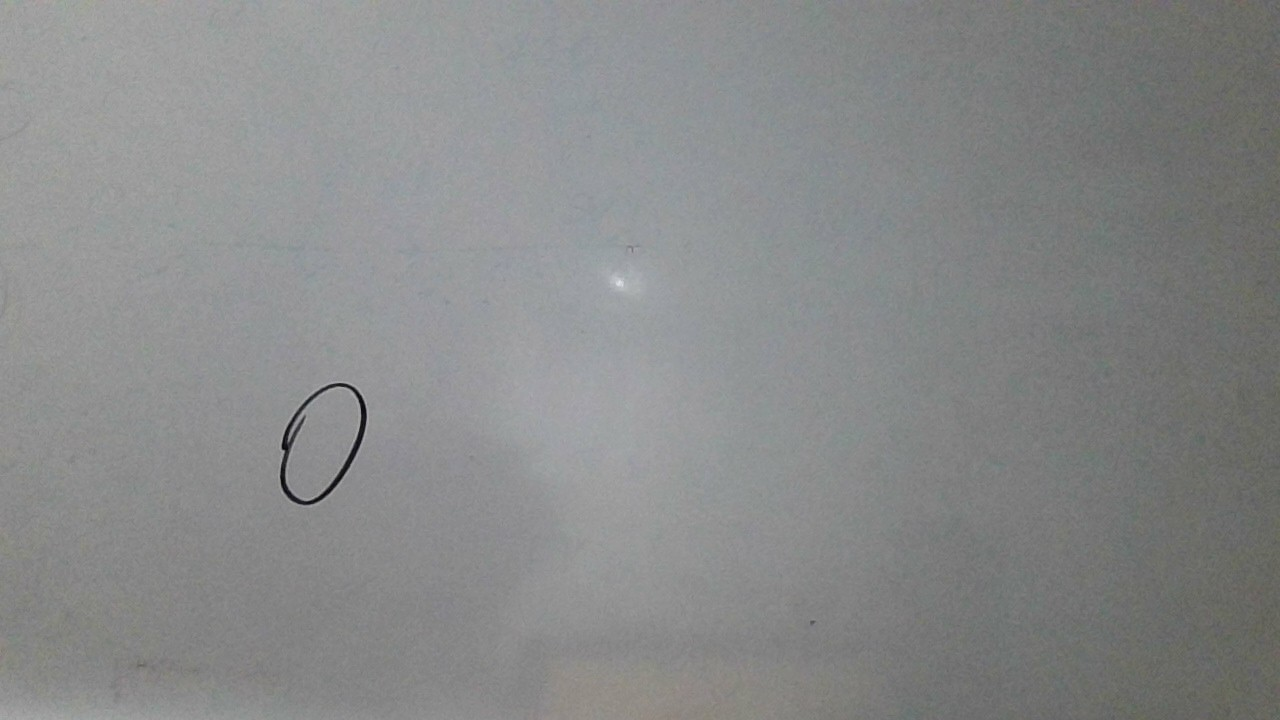
#> input picture Fotos/sergio_0_1.jpg, 1280 x 720 px, found by its file name
$ jupyter execute --allow-errors A3_2_Redes_Neuronales.ipynb
#> lines starting #> are read from the running program, lines starting #| are printed output that depends on the picture; after the words box and inside, x2 and y2 are one past the last pixel; in counts of white or black regions, pixels touching at a corner belong together
# Sergio Alejandro Zamora Davila

Tarea de redes Neuronales, reporte de clasificación de Dígitos

# 1. Entrenamiento del Modelo
Importación de librerías y carga de datos MNIST:

[cell 1]
import numpy as np
import matplotlib.pyplot as plt
import tensorflow as tf
from tensorflow.keras.datasets import mnist
from tensorflow.keras.models import Sequential
from tensorflow.keras.layers import Flatten, Dense
from tensorflow.keras.optimizers import Adam
from tensorflow.keras.callbacks import EarlyStopping
from matplotlib.ticker import MaxNLocator

#> (the rest of this cell did not finish here and is left out)

Construcción y entrenamiento del modelo:

#> (a cell that did not finish here is left out)

Gráficas de entrenamiento:

#> (a cell that did not finish here is left out)

Evaluación en conjunto de prueba:

#> (a cell that did not finish here is left out)

# 2. Evaluación con Imágenes Propias

Carga y procesamiento inicial de imágenes:

[cell 5]
import cv2
from google.colab import files
from sklearn.metrics import confusion_matrix, classification_report
import seaborn as sns

# Cargar imágenes
uploaded = files.upload()
#> the answer given: sergio_0_1.jpg
image_files = list(uploaded.keys())

# Organizar por dígito
digits_dict = {}
for filename in image_files:
    digit = filename.split('_')[1]
    if digit not in digits_dict:
        digits_dict[digit] = []
    digits_dict[digit].append(filename)

Procesamiento inicial y evaluación:

[cell 6]
def procesar_imagen(ruta_imagen):
#> called with ruta_imagen = 'sergio_0_1.jpg'
    imagen = cv2.imread(ruta_imagen, cv2.IMREAD_GRAYSCALE)
#> imagen: shape (720, 1280); min 2, max 229, mean 136.8
    _, thresh = cv2.threshold(imagen, 105, 255, cv2.THRESH_BINARY_INV)
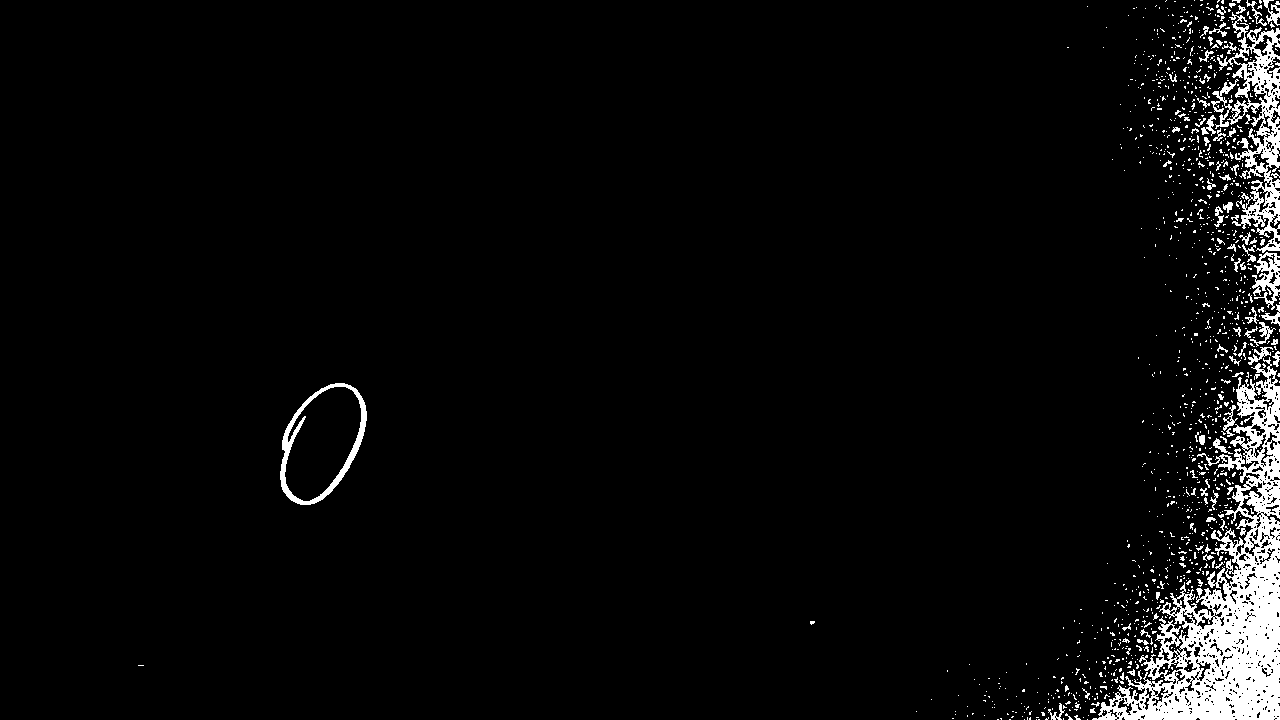
#> thresh: shape (720, 1280); 4.1% white; 1219 white regions (1134 under 20 px), largest, box (x1, y1, x2, y2) and area: (1092, 357, 1280, 720) 21580, (1211, 12, 1280, 253) 5479, (280, 383, 367, 505) 1721
    resized = cv2.resize(thresh, (28, 28))
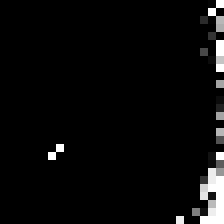
#> resized: shape (28, 28) (shown 8 times larger); min 0, max 255, mean 9.9
    return imagen, thresh, resized

def predecir_digito(imagen_redimensionada):
    input_image = imagen_redimensionada.reshape(1, 28, 28, 1)
    prediction = model.predict(input_image, verbose=0)
    predicted_label = np.argmax(prediction)
    return prediction, predicted_label

# Evaluar todas las imágenes
etiquetas_reales_completas = []
etiquetas_predichas_completas = []

#> (the rest of this cell did not finish here and is left out)

Matriz de confusión inicial:

[cell 7]
matriz_confusion_inicial = confusion_matrix(etiquetas_reales_completas, etiquetas_predichas_completas)

plt.figure(figsize=(8, 6))
#> (the rest of this cell did not finish here and is left out)

# 3. Procesamiento Mejorado

Primero haré una mejora en la predicción, utilizando Binarización adaptativa y limpieza de imagen, utilizando Binarización adaptativa en lugar de threshold fijo, Filtrado Gaussiano para reducir ruido y operaciones morfológicas para limpiar la imagen

[cell 8]
def procesar_imagen_mejorada(ruta_imagen):
    # Cargar imagen
#> called with ruta_imagen = 'sergio_0_1.jpg'
    imagen = cv2.imread(ruta_imagen, cv2.IMREAD_GRAYSCALE)

    # 1. Suavizado para reducir ruido
    imagen_suavizada = cv2.GaussianBlur(imagen, (3, 3), 0)

    # 2. Binarización adaptativa (MEJORA PRINCIPAL)
    imagen_binaria = cv2.adaptiveThreshold(imagen_suavizada, 255,
                                         cv2.ADAPTIVE_THRESH_GAUSSIAN_C,
                                         cv2.THRESH_BINARY_INV, 11, 2)
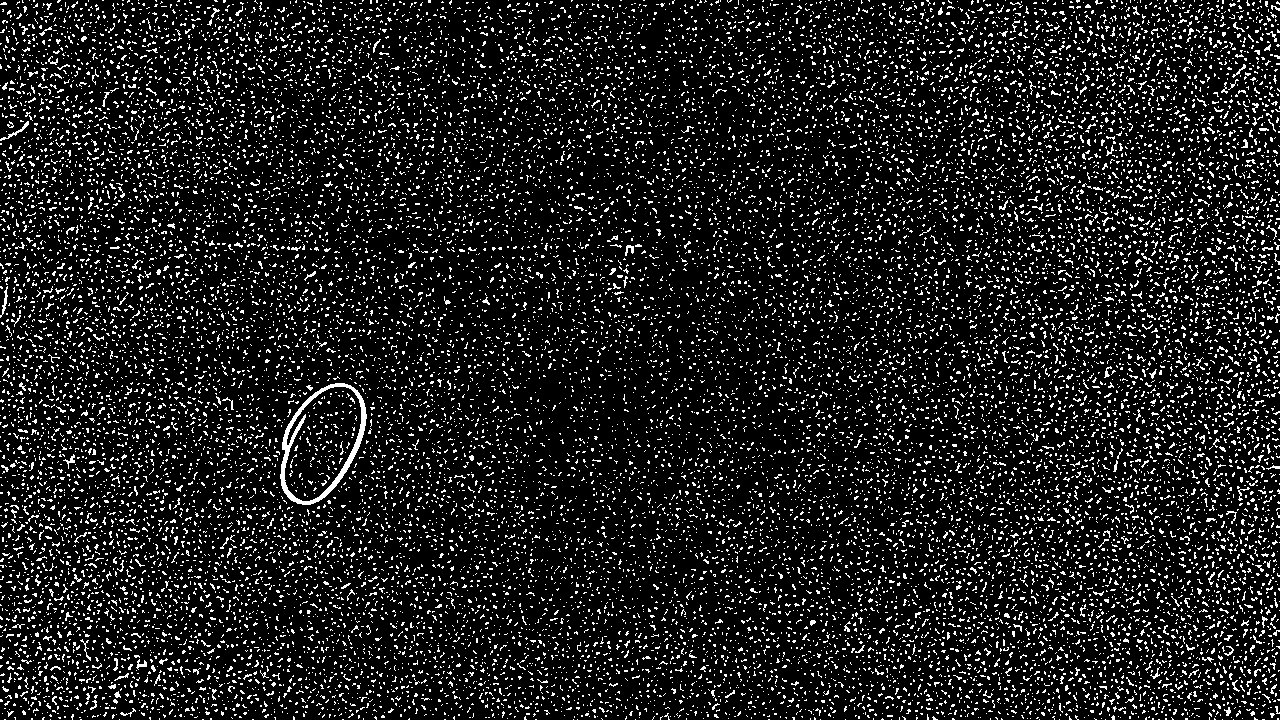
#> imagen_binaria: shape (720, 1280); 11.5% white in thin lines or dots

    # 3. Operaciones morfológicas para limpiar
    kernel = np.ones((2, 2), np.uint8)
    imagen_limpia = cv2.morphologyEx(imagen_binaria, cv2.MORPH_OPEN, kernel)
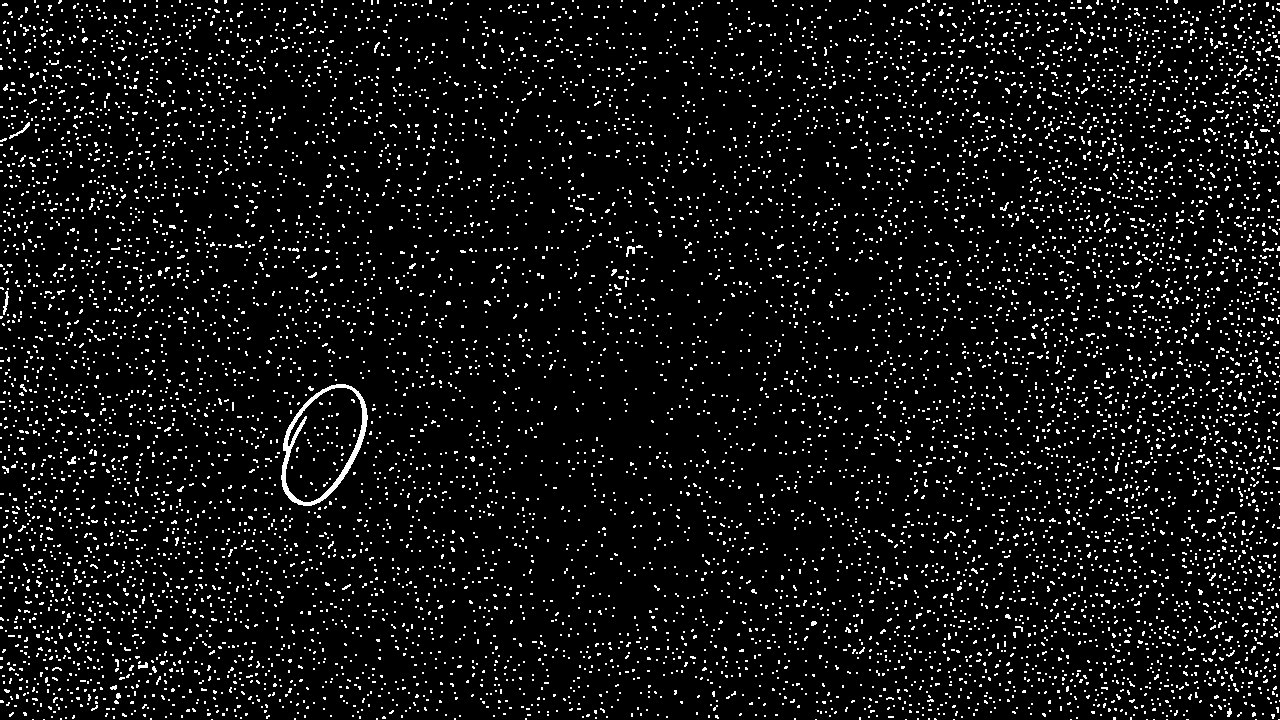
#> imagen_limpia: shape (720, 1280); 6.5% white in thin lines or dots

    # 4. Redimensionar
    imagen_redimensionada = cv2.resize(imagen_limpia, (28, 28), interpolation=cv2.INTER_AREA)
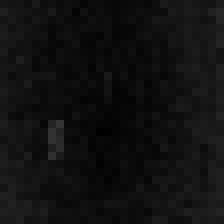
#> imagen_redimensionada: shape (28, 28) (shown 8 times larger); min 0, max 52, mean 16.5

    # 5. Normalizar
    imagen_normalizada = imagen_redimensionada / 255.0
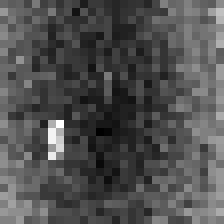
#> imagen_normalizada: shape (28, 28) float64 (shown 8 times larger); min 0, max 0.204, mean 0.0646; drawn with min black and max white

    return imagen, imagen_binaria, imagen_redimensionada, imagen_normalizada

$ run again, on Fotos/sergio_0_3.jpg
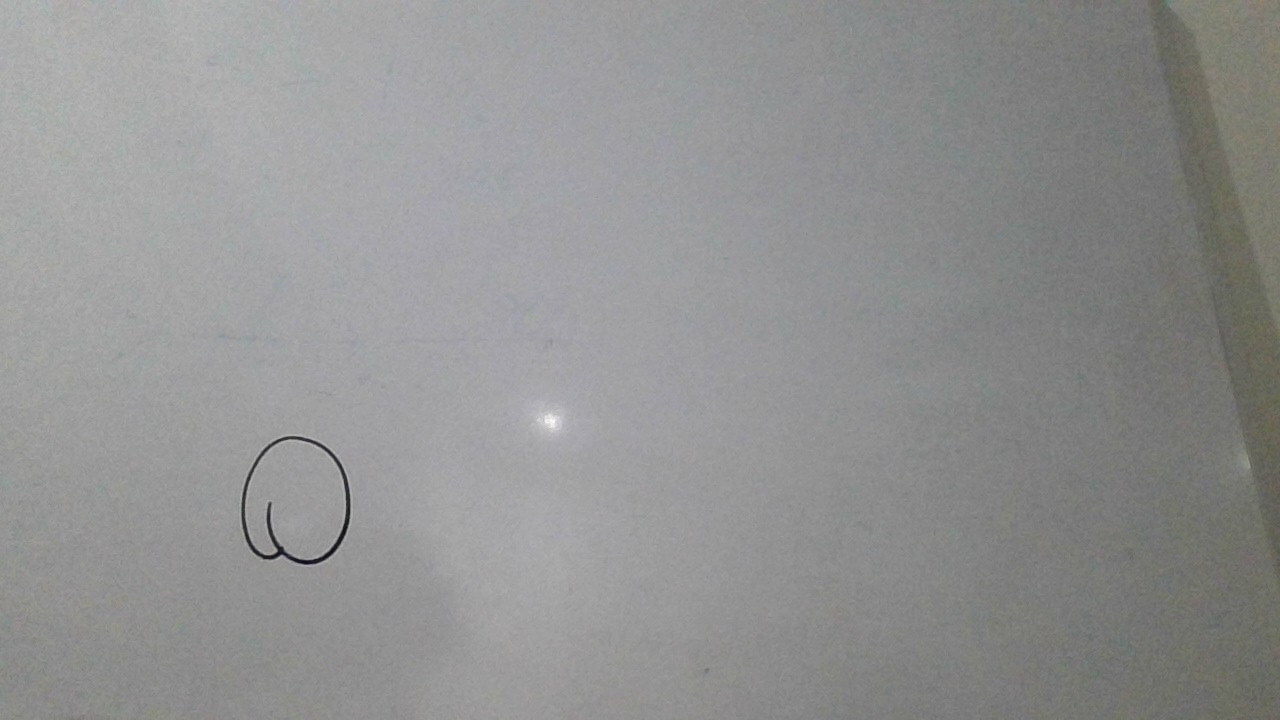
#> input picture Fotos/sergio_0_3.jpg, 1280 x 720 px, found by its file name
#> in procesar_imagen, `_, thresh = cv2.threshold(imagen, 105, 255, cv2.THRESH_BINARY_INV)`:
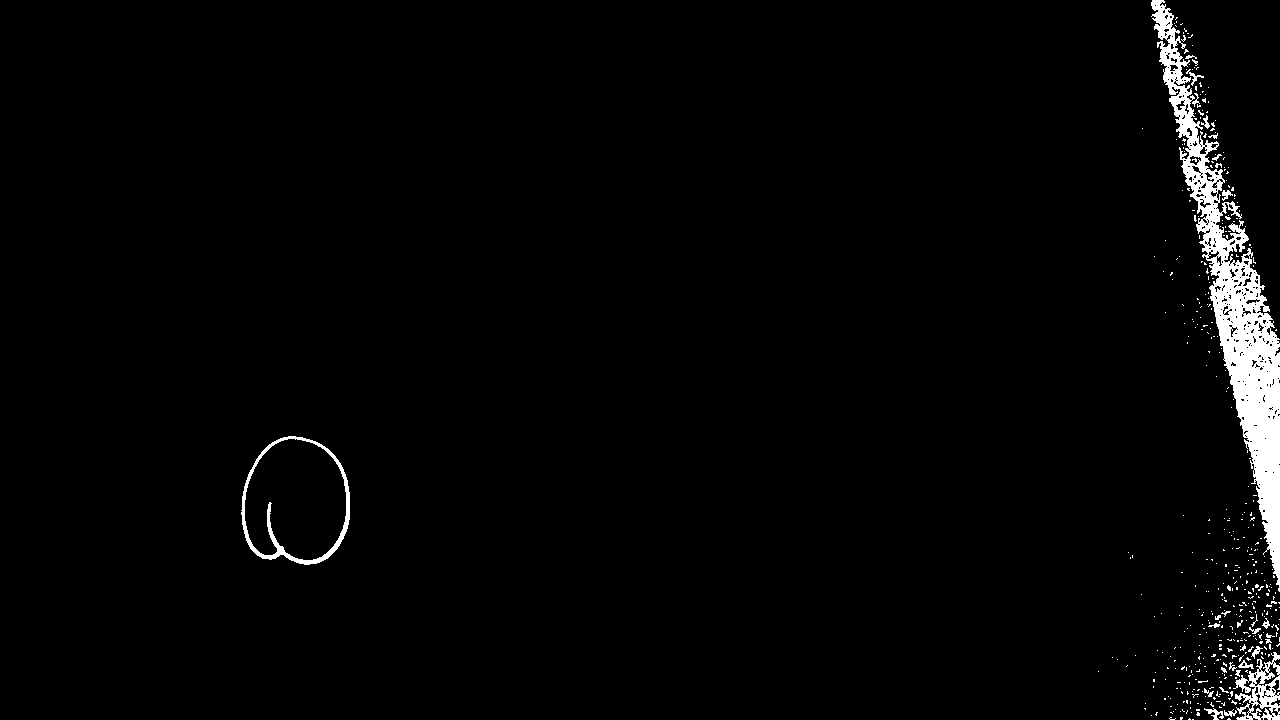
#> thresh: shape (720, 1280); 2.3% white; 472 white regions (445 under 20 px), largest, box (x1, y1, x2, y2) and area: (1151, 0, 1280, 592) 16043, (241, 436, 350, 565) 1646, (1233, 652, 1280, 720) 1417
#> imagen_binaria: shape (720, 1280); 11.9% white in thin lines or dots
#> imagen_limpia: shape (720, 1280); 6.7% white in thin lines or dots
#> in procesar_imagen_mejorada, `imagen_normalizada = imagen_redimensionada / 255.0`:
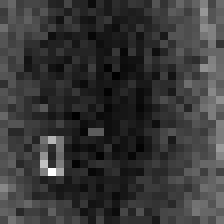
#> imagen_normalizada: shape (28, 28) float64 (shown 8 times larger); min 0.00784, max 0.278, mean 0.0674; drawn with min black and max white

$ run again, on Fotos/sergio_0_5.jpg
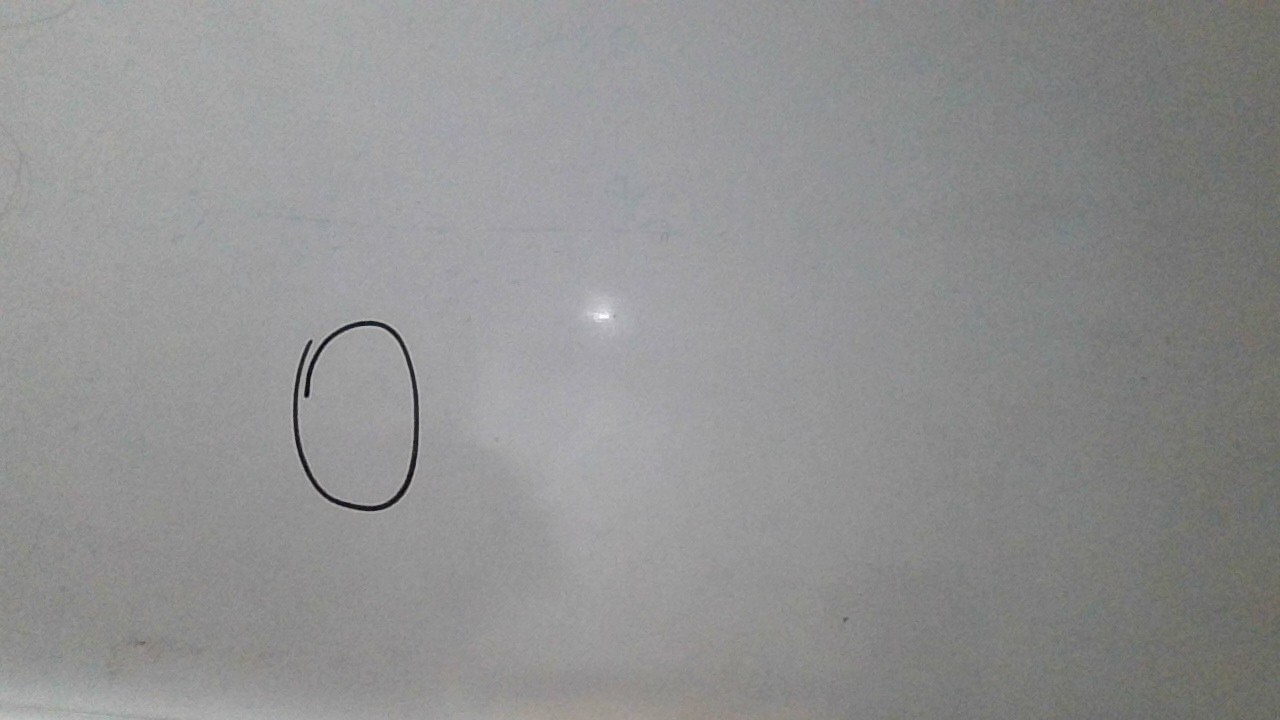
#> input picture Fotos/sergio_0_5.jpg, 1280 x 720 px, found by its file name
#> in procesar_imagen, `_, thresh = cv2.threshold(imagen, 105, 255, cv2.THRESH_BINARY_INV)`:
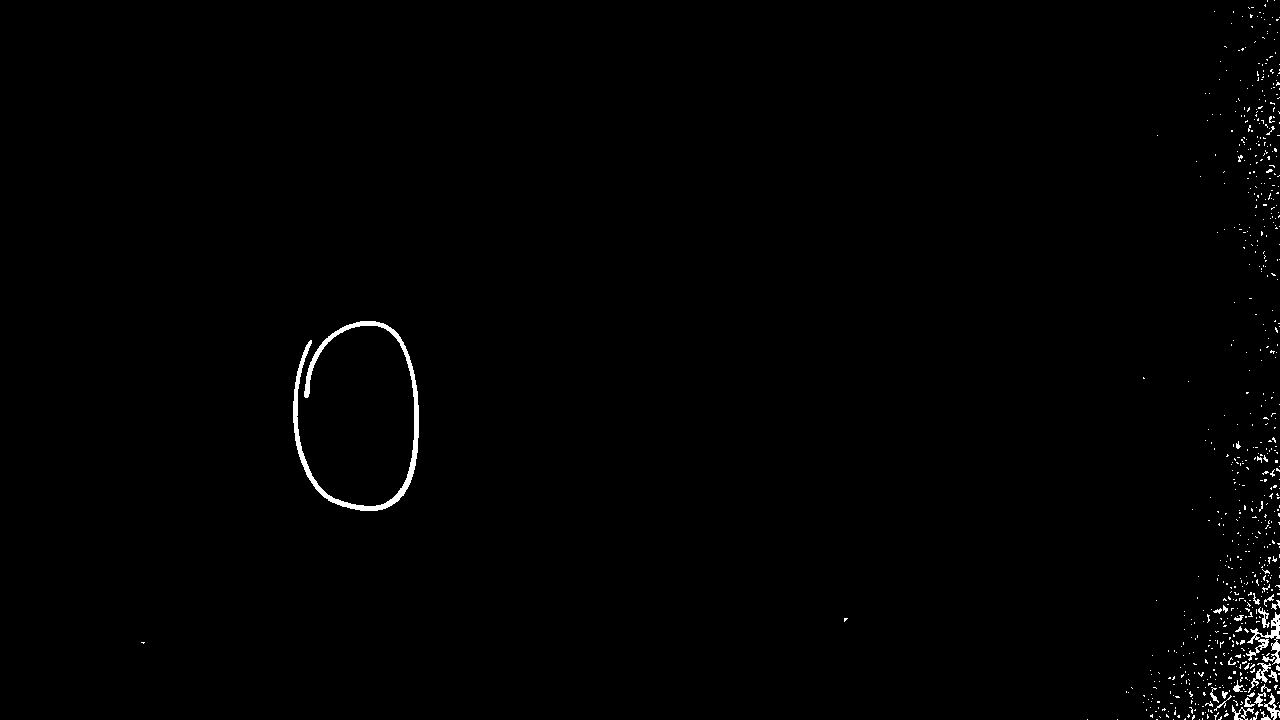
#> thresh: shape (720, 1280); 0.72% white; 667 white regions (637 under 20 px), largest, box (x1, y1, x2, y2) and area: (293, 321, 419, 511) 2642, (1246, 612, 1280, 665) 517, (1248, 663, 1271, 693) 175
#> imagen_binaria: shape (720, 1280); 11.7% white in thin lines or dots
#> imagen_limpia: shape (720, 1280); 6.7% white in thin lines or dots
#> in procesar_imagen_mejorada, `imagen_normalizada = imagen_redimensionada / 255.0`:
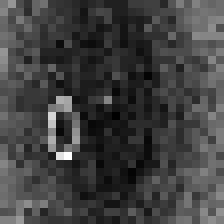
#> imagen_normalizada: shape (28, 28) float64 (shown 8 times larger); min 0.00392, max 0.251, mean 0.0667; drawn with min black and max white
